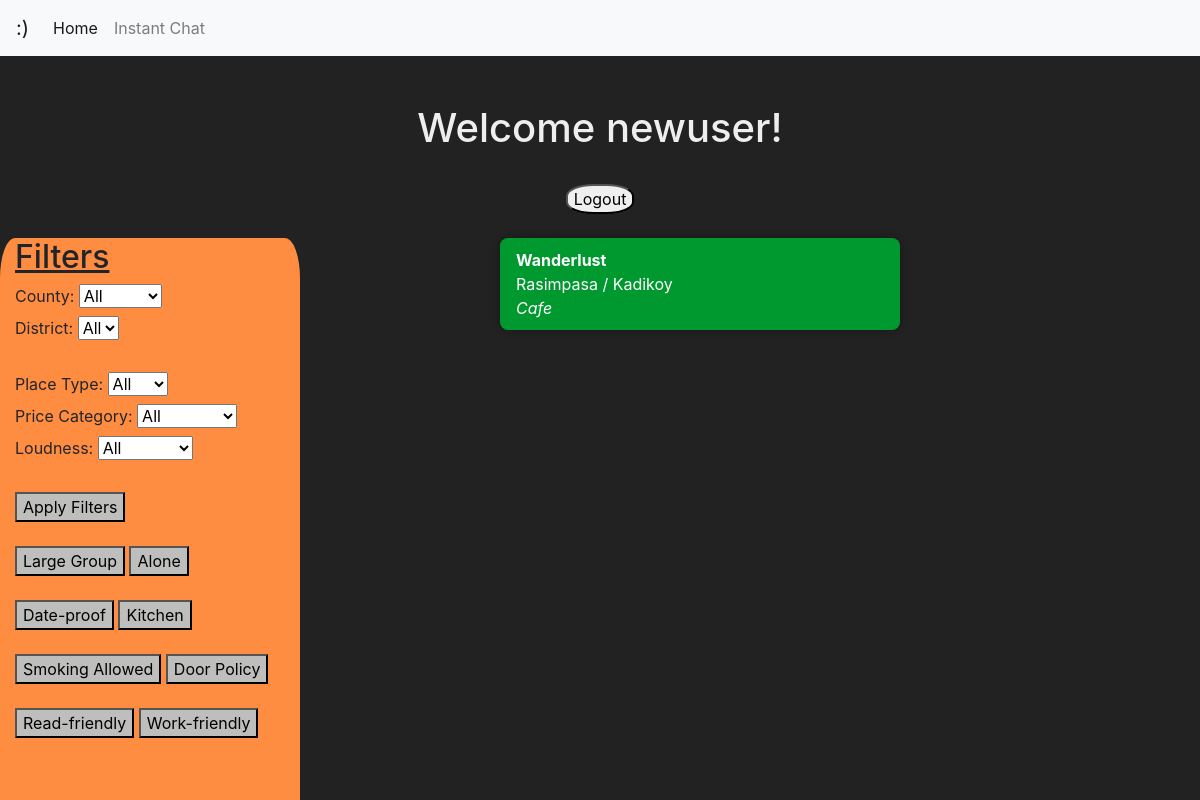
The page / (signed in) on the database as committed earlier.
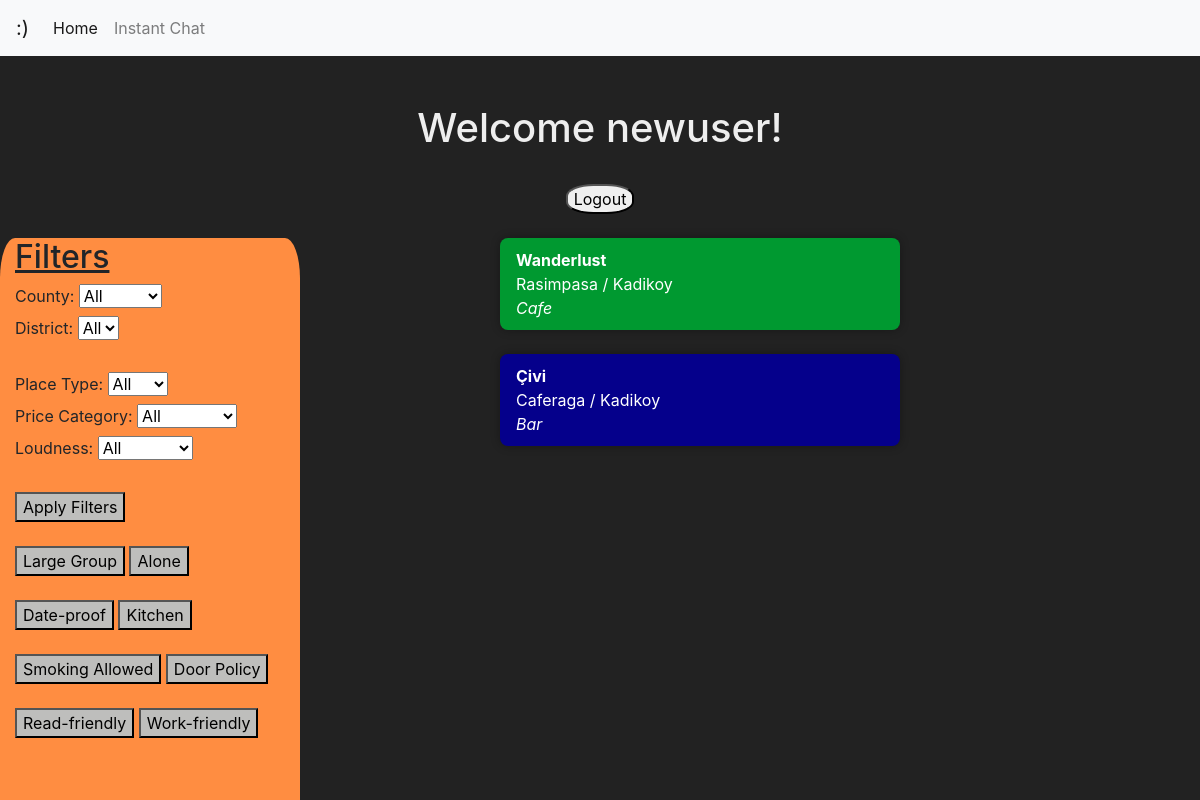
The same page on the database as committed later.
### advisor/models.py (models this page shows)
class PlaceInfo(models.Model):
    user = models.ForeignKey(User, on_delete=models.CASCADE)
    name = models.CharField(max_length=100)
    address = models.TextField(blank=True)
    city = models.CharField(max_length=100,default='Istanbul')
    county = models.CharField(max_length=100)
    district = models.CharField(max_length=100)
    TYPE_CHOICES = [
        ('Bar', 'Bar'),
        ('Club', 'Club'),
        ('Cafe', 'Cafe'),
        ('Food', 'Food'),
    ]
    place_type = models.CharField(
        max_length=10,
        choices=TYPE_CHOICES, # You can set a default value if needed
    )
    largegroup = models.BooleanField()
    alone = models.BooleanField()
    dateable = models.BooleanField()
    PRICE_CHOICES = [
        ('Cheap', 'Cheap'),
        ('Normal', 'Normal'),
        ('Expensive', 'Expensive'),
    ]
    price_category = models.CharField(
        max_length=10,
        choices=PRICE_CHOICES,
        default='Normal',  # You can set a default value if needed
    )
    kitchen = models.BooleanField()
    smoke = models.BooleanField()
    door_policy = models.BooleanField()
    readable = models.BooleanField(default=False)
    workable = models.BooleanField(default=False)
    LOUDNESS_CHOICES = [
        ('Silent', 'Silent'),
        ('Moderate', 'Moderate'),
        ('Loud', 'Loud'),
    ]
    loudness = models.CharField(
        max_length=10,
        choices=LOUDNESS_CHOICES,
        default='Moderate',  # You can set a default value if needed
    )
    comment = models.TextField(blank=True)
    created_at = models.DateTimeField(auto_now_add=True)

### advisor/views.py (the view)
# urls.py: path("", advisor.list_places, name="list_places"),
@login_required(login_url='auth/login/')
def list_places(request):
    qs = PlaceInfo.objects.all()
    distinct_counties = PlaceInfo.objects.values_list('county', flat=True).distinct()
    distinct_districts = PlaceInfo.objects.values_list('district', flat=True).distinct()
    context={
        "object_list":qs,
		"distinct_counties":distinct_counties,
		"distinct_districts":distinct_districts,
    }
    return render(request, "advisor/advisorhome.html", context=context)

### advisor/templates/advisor/advisorhome.html (shortened to what this page needs)
<!DOCTYPE html>
<html>
<head>
		<link rel="stylesheet" href="https://cdn.jsdelivr.net/npm/bootstrap@4.0.0/dist/css/bootstrap.min.css">
</head>
<body style="background-color: #222222;">
	{% include 'base/navbar.html' %}
	<center><h1 style="color: #eeeeee;">Welcome {{request.user}}!</h1></center>
	<br>
	{% if request.user.is_authenticated %}
    <center style="color: #eeeeee;">
        <form method="post" action="{% url 'logout-user' %}">
            <button style='border-radius: 40%; cursor: pointer;' type="submit">Logout</button>
        </form>
    </center><br>
{% endif %}
<div class="sidebar">
    <h2 style="margin-left: 5%;"><u>Filters</u></h2>
    <form id="filterForm">
		<label for="county">County:</label>
        <select  name="county" id="county" hx-get="/get-districts/" hx-trigger="change"  hx-target="#info-container">
            <option value="">All</option>
        </select>
		<br>
    <div id="district-container">
		<label for="district">District:</label>
        <select name="district" id="district" >
            <option value="">All</option>
        </select>
      </div>
		<br>
        <label for="place_type">Place Type:</label>
        <select name="place_type" id="place_type">
            <option value="">All</option>
        </select>
		<br>
        <label for="price_category">Price Category:</label>
        <select name="price_category" id="price_category">
            <option value="">All</option>
        </select>
		<br>
        <label for="loudness">Loudness:</label>
        <select name="loudness" id="loudness">
            <option value="">All</option>
        </select>
        <br><br>
		<button type="submit">Apply Filters</button>
    </form><br>
		<button style="margin-left:5%" type="button" onclick="toggleFilter('largegroup')">Large Group</button>
		<button style="margin-right:5%" type="button" onclick="toggleFilter('alone')">Alone</button><br><br>
		<button style="margin-left:5%" type="button" onclick="toggleFilter('dateable')">Date-proof</button>
		<button style="margin-right:5%" type="button" onclick="toggleFilter('kitchen')">Kitchen</button><br><br>
		<button style="margin-left:5%" type="button" onclick="toggleFilter('smoke')">Smoking Allowed</button>
		<button style="margin-right:5%" type="button" onclick="toggleFilter('door_policy')">Door Policy</button><br><br>
    <button style="margin-left:5%" type="button" onclick="toggleFilter('readble')">Read-friendly</button>
		<button style="margin-right:5%" type="button" onclick="toggleFilter('workable')">Work-friendly</button>
  </div>
  <div style="margin: 0 25%;">
  {% for place in object_list %}
	{% if place.place_type == 'Bar' %}
  <div style="color: white;background-color:#05008b ;" class="content">
		<b>{{ place.name }}</b><br>
		{{ place.district }} / {{ place.county }}<br>
		<em>{{ place.place_type }}</em>
  </div>
  {% elif place.place_type == 'Cafe' %}
  <div style="color: white;background-color:#009930 ;" class="content">
	<b>{{ place.name }}</b><br>
	{{ place.district }} / {{ place.county }}<br>
	<em>{{ place.place_type }}</em>
</div>
  {% elif place.place_type == 'Club' %}
  <div style="color: white;background-color:#57055e ;" class="content">
	<b>{{ place.name }}</b><br>
	{{ place.district }} / {{ place.county }}<br>
	<em>{{ place.place_type }}</em>
</div>
  {% else %}
  <div style="color: white;background-color:#8b2500 ;" class="content">
	<b>{{ place.name }}</b><br>
	{{ place.district }} / {{ place.county }}<br>
	<em>{{ place.place_type }}</em>
</div>
{% endif %}
  <br>
  {% endfor %}
</div>
</body>
</html>

Rows that differ between the two databases and show on the page:
added PlaceInfo: name "Çivi", district "Caferaga", county "Kadikoy", place_type "Bar"
